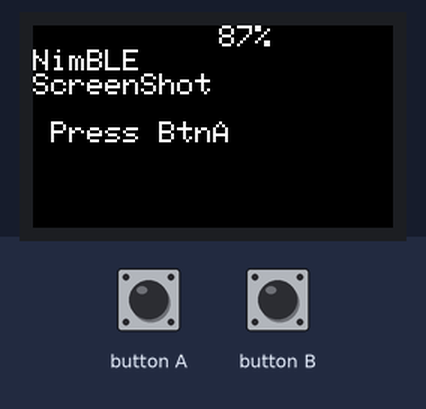
Bench run of a sketch on a simulated ESP32. Shown: 240×135 colour display. USB keyboard and mouse output is not drawn.

Above: at 0.2 s.

The sketch:

bluetooth-keyboard-screenshoot.ino
```cpp
// 参考サイト：https://lang-ship.com/blog/work/m5stickc-iphone/

#include <M5StickCPlus.h>
#include <BleKeyboard.h>

BleKeyboard bleKeyboard("M5StickC BLE ScreenShot");

// Battery update time
unsigned long nextVbatCheck = 0;

// get Battery Lebel
int getVlevel() {
  float vbat = M5.Axp.GetBatVoltage();
  int vlevel = ( vbat - 3.2 ) / 0.8 * 100;
  if ( vlevel < 0 ) {
    vlevel = 0;
  }
  if ( 100 < vlevel ) {
    vlevel = 100;
  }

  return vlevel;
}

void setup() {
  M5.begin();
  M5.Axp.ScreenBreath(9);
  setCpuFrequencyMhz(80);
  M5.Lcd.setRotation(3);
  M5.Lcd.fillScreen(BLACK);
  M5.Lcd.setTextSize(2);
  M5.Lcd.setCursor(0, 16);
  M5.Lcd.println("NimBLE");
  M5.Lcd.println("ScreenShot");
  M5.Lcd.println();
  M5.Lcd.println(" Press BtnA");

  bleKeyboard.setBatteryLevel(getVlevel());
  bleKeyboard.begin();
}

void loop() {
  // Button Update
  M5.update();

  if (bleKeyboard.isConnected()) {
    if ( M5.BtnA.wasPressed() ) {
      // ScreenShot(COMMAND + SHIFT + 3)
      bleKeyboard.press(KEY_LEFT_GUI);
      bleKeyboard.press(KEY_LEFT_SHIFT);
      bleKeyboard.press('3');
      delay(100);
      bleKeyboard.releaseAll();
    }
  }

  // Battery Lebel Update
  if (nextVbatCheck < millis()) {
    M5.Lcd.setCursor(112, 0);
    M5.Lcd.printf("%3d%%", getVlevel());

    nextVbatCheck = millis() + 60000;
  }

  // Wait
  delay(1);
}
```
